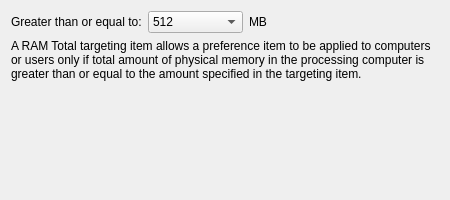
<?xml version="1.0" encoding="UTF-8"?>
<ui version="4.0">
 <class>RamWidget</class>
 <widget class="QWidget" name="RamWidget">
  <property name="geometry">
   <rect>
    <x>0</x>
    <y>0</y>
    <width>450</width>
    <height>200</height>
   </rect>
  </property>
  <property name="sizePolicy">
   <sizepolicy hsizetype="Maximum" vsizetype="Preferred">
    <horstretch>0</horstretch>
    <verstretch>0</verstretch>
   </sizepolicy>
  </property>
  <property name="minimumSize">
   <size>
    <width>450</width>
    <height>200</height>
   </size>
  </property>
  <property name="windowTitle">
   <string>Form</string>
  </property>
  <layout class="QGridLayout" name="gridLayout">
   <item row="0" column="0">
    <widget class="QLabel" name="greaterLabel">
     <property name="sizePolicy">
      <sizepolicy hsizetype="Maximum" vsizetype="Preferred">
       <horstretch>0</horstretch>
       <verstretch>0</verstretch>
      </sizepolicy>
     </property>
     <property name="text">
      <string>Greater than or equal to:</string>
     </property>
     <property name="buddy">
      <cstring>mbComboBox</cstring>
     </property>
    </widget>
   </item>
   <item row="0" column="1">
    <widget class="QComboBox" name="mbComboBox">
     <property name="sizePolicy">
      <sizepolicy hsizetype="Fixed" vsizetype="Fixed">
       <horstretch>0</horstretch>
       <verstretch>0</verstretch>
      </sizepolicy>
     </property>
     <property name="minimumSize">
      <size>
       <width>95</width>
       <height>0</height>
      </size>
     </property>
     <property name="currentIndex">
      <number>1</number>
     </property>
     <item>
      <property name="text">
       <string>256</string>
      </property>
     </item>
     <item>
      <property name="text">
       <string>512</string>
      </property>
     </item>
     <item>
      <property name="text">
       <string>1024</string>
      </property>
     </item>
     <item>
      <property name="text">
       <string>2048</string>
      </property>
     </item>
     <item>
      <property name="text">
       <string>4096</string>
      </property>
     </item>
     <item>
      <property name="text">
       <string>6144</string>
      </property>
     </item>
     <item>
      <property name="text">
       <string>8192</string>
      </property>
     </item>
     <item>
      <property name="text">
       <string>12288</string>
      </property>
     </item>
     <item>
      <property name="text">
       <string>16384</string>
      </property>
     </item>
     <item>
      <property name="text">
       <string>32768</string>
      </property>
     </item>
     <item>
      <property name="text">
       <string>65536</string>
      </property>
     </item>
    </widget>
   </item>
   <item row="0" column="2">
    <widget class="QLabel" name="mbLabel">
     <property name="text">
      <string>MB</string>
     </property>
    </widget>
   </item>
   <item row="1" column="0" colspan="3">
    <widget class="QLabel" name="label">
     <property name="text">
      <string>A RAM Total targeting item allows a preference item to be applied to computers or users only if total amount of physical memory in the processing computer is greater than or equal to the amount specified in the targeting item.</string>
     </property>
     <property name="wordWrap">
      <bool>true</bool>
     </property>
    </widget>
   </item>
   <item row="2" column="0" colspan="3">
    <spacer name="verticalSpacer">
     <property name="orientation">
      <enum>Qt::Vertical</enum>
     </property>
     <property name="sizeHint" stdset="0">
      <size>
       <width>558</width>
       <height>137</height>
      </size>
     </property>
    </spacer>
   </item>
  </layout>
 </widget>
 <resources/>
 <connections/>
</ui>
